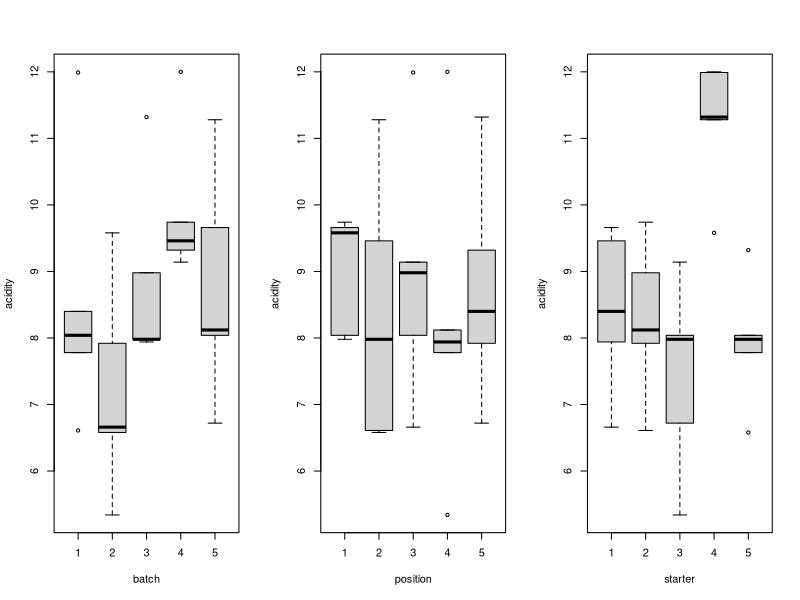
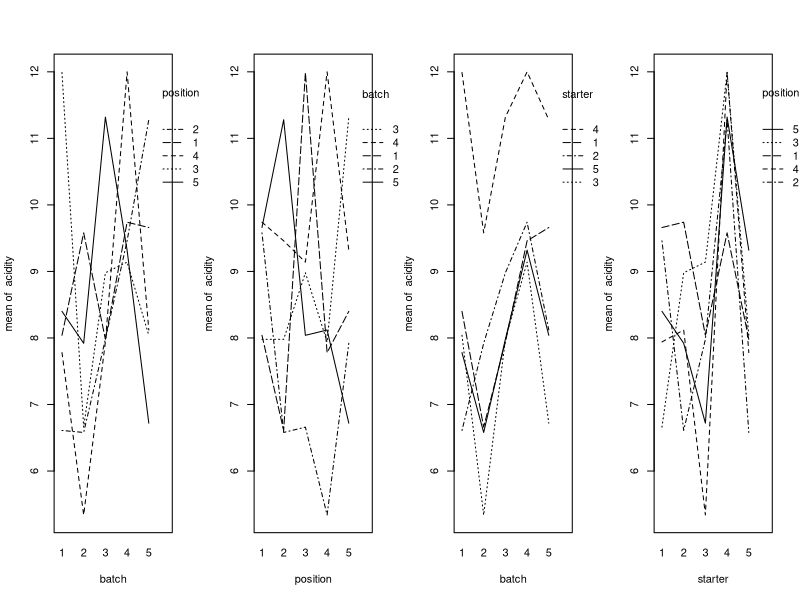
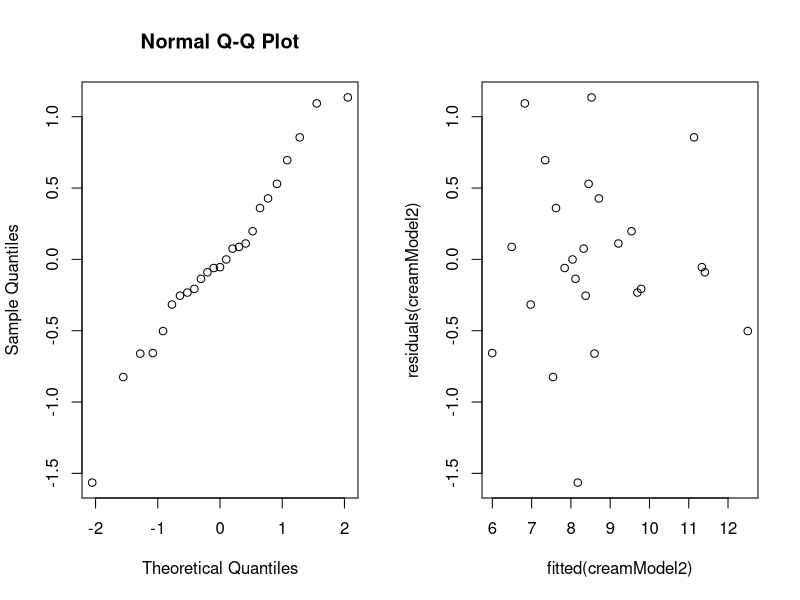
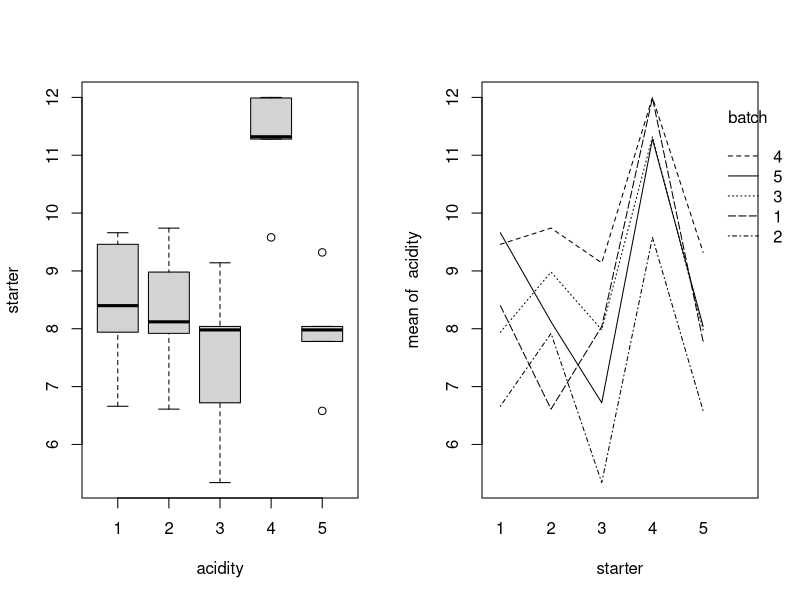

Source code (R) for these figures, in order:
# Analyze the data in a three-way experiment without interactions with acidity as response and starter, batch and position as factors. 
# By using summary command, can you tell whether there is a significant difference between the effects of starter 1 and starter 2 on acidity?
library(lme4)

creamdata <- read.table("datas/cream.txt", header = TRUE)
creamdata

# checking normality
par(mfrow=c(1,3))
attach(creamdata)
boxplot(acidity~batch)
boxplot(acidity~position)
boxplot(acidity~starter)

# We construct a boxplot to get an understanding of the factors' primary effects. 
# Interactions are hidden from sight. 
# Another reason we constructed boxplots is to check whether there are significant outliers or not. 
#The reason we do this is that outliers can have a negative effect on the three-way ANOVA, reducing the accuracy of our results.

par(mfrow=c(1,4))
attach(creamdata)
interaction.plot(batch,position,acidity)
interaction.plot(position,batch,acidity)
interaction.plot(batch,starter,acidity)
interaction.plot(starter,position,acidity)

# We used interaction plots to understand the behavior of one variable depending on the value of another variable and to observe interactions clearly.
# Some nonparallel curves can be seen, indicating interactions.

shapirotest.pvalue <- round(shapiro.test(acidity)$p.value, digits = 3)
shapiro.test(batch)
shapiro.test(starter)
shapiro.test(position)

# For any combination of the factors, our dependent variable should be approximately regularly distributed. 
# For doing a three-way ANOVA, the data just has to be roughly normal because it is "robust" to breaches of normality, meaning that it can be slightly violated and still produce accurate findings. 
# As a result, we'll use the Shapiro-Wilk normality test to determine whether or not the data is normal.
# Since the p-value value is not less than .05, we can assume the dataset comes from a population that is normally distributed.

btest.batch <- round(bartlett.test(acidity ~ batch, data=creamdata)$p.value, digits=3)
btest.starter <- round(bartlett.test(acidity ~ starter, data=creamdata)$p.value, digits=3)
btest.position <- round(bartlett.test(acidity ~ position, data=creamdata)$p.value, digits=3)

# For each combination of the groups containing the three independent variables, there must be homogeneity of variances. As a result, we use the Bartlett test of homogeneity of variances to evaluate this assumption.
# With the obtained p-values from the test, we can see that homogeneity of variances was confirmed. Therefore, we can start to apply three-way ANOVA.

# 3-way
creamdata$starter=factor(creamdata$starter) ; creamdata$position=factor(creamdata$position)
creamdata$batch=factor(creamdata$batch)
creamModel=lm(acidity~batch+position+starter,data=creamdata)

anova.of.model<- round(anova(creamModel), digits = 3)
anova.of.model
#anova.of.model$`Pr(>F)`[1]

summary.of.model <- summary(creamModel)
round(summary.of.model$coefficients, digits = 3)
# Using the summary command, we can observe that the effects of starter1 and starter2 on acidity are not significantly different.

#b

# From the previous ANOVA result, we obtained that position factor is insignificant. Therefore we remove position from our model and apply ANOVA with the remaining significant factors.

#creamModel2=lm(acidity~starter*batch+position,data=creamdata)
creamModel2=lm(acidity~batch+starter,data=creamdata)
anova.of.model2<- round(anova(creamModel2), digits = 3)
anova.of.model2

summary.of.model2 <- summary(creamModel2)

starter1 <- summary.of.model2$coefficients[1:1,]
starters <- summary.of.model2$coefficients[6:9,]

starter1 <- c(round(summary.of.model2$coefficients[1:1,], digits = 3))
starter2 <- c(round(summary.of.model2$coefficients[6:6,], digits = 3))
starter3 <- c(round(summary.of.model2$coefficients[7:7,], digits = 3))
starter4 <- c(round(summary.of.model2$coefficients[8:8,], digits = 3))
starter5 <- c(round(summary.of.model2$coefficients[9:9,], digits = 3))

dataframe.starters <- data.frame(starter1, starter2, starter3, starter4, starter5)
final.df.starters <- as.data.frame(t(dataframe.starters))
final.df.starters

# We fitted a linear model to predict acidity with batch and starter. The model explains a statistically significant and substantial proportion of variance.
# The effect of starter2,starter3, and starter5 is statistically non-significant and negative whereas the effect of starter4 is statistically significant and positive.

par(mfrow=c(1,2)) ; qqnorm(residuals(creamModel2)); plot(fitted(creamModel2),residuals(creamModel2))

# Finally, we'll search for normality of errors by plotting the residuals, which are data corrected for various population means and should appear normal. From observed plots, we can say that the residuals QQ-plot on the left appear to be normal. 
# The spread in the residuals does not fluctuate in a predictable way as a function of any variable, particularly the fitted values. The fitted values against the residuals graph on the right appear to be normal, with no noticeable trend. The proposed fixed effects model is reported to be a suitable fit.

# c
par(mfrow=c(1,2))
boxplot(acidity~starter,xlab="acidity",ylab="starter")
interaction.plot(starter,batch,acidity)

friedman.test.pvalue <- round(friedman.test(acidity,starter,batch,data=creamdata)$p.value, digits= 3)
friedman.test.pvalue

# The test result reinforces what we have already discovered previously, the null hypothesis is rejected.

# d
creamlmer=lmer(acidity~starter+(1|batch), data=creamdata, REML=FALSE)
anova.of.lmer <- round(anova(creamlmer), digits = 3)
anova.of.lmer

summary.of.lmer <-summary(creamlmer)
round(summary.of.lmer$coefficients, digits = 3)
round(summary.of.model2$coefficients, digits = 3)

# In order to implement the mixed-effects models, we use the lme4 library.  The function lmer gives the correct implementation of the crossover design, with the individuals as “random effects”. 
# We fitted a linear mixed model to predict acidity with starter. The model included position and batch as random effects. The model's explanatory power related to the fixed effects alone is 0.03. The effect of starter is statistically non-significant and positive. 
# The estimated starter and batch effects under Fixed effects are slightly different from those in the previously obtained fixed-effect result.
